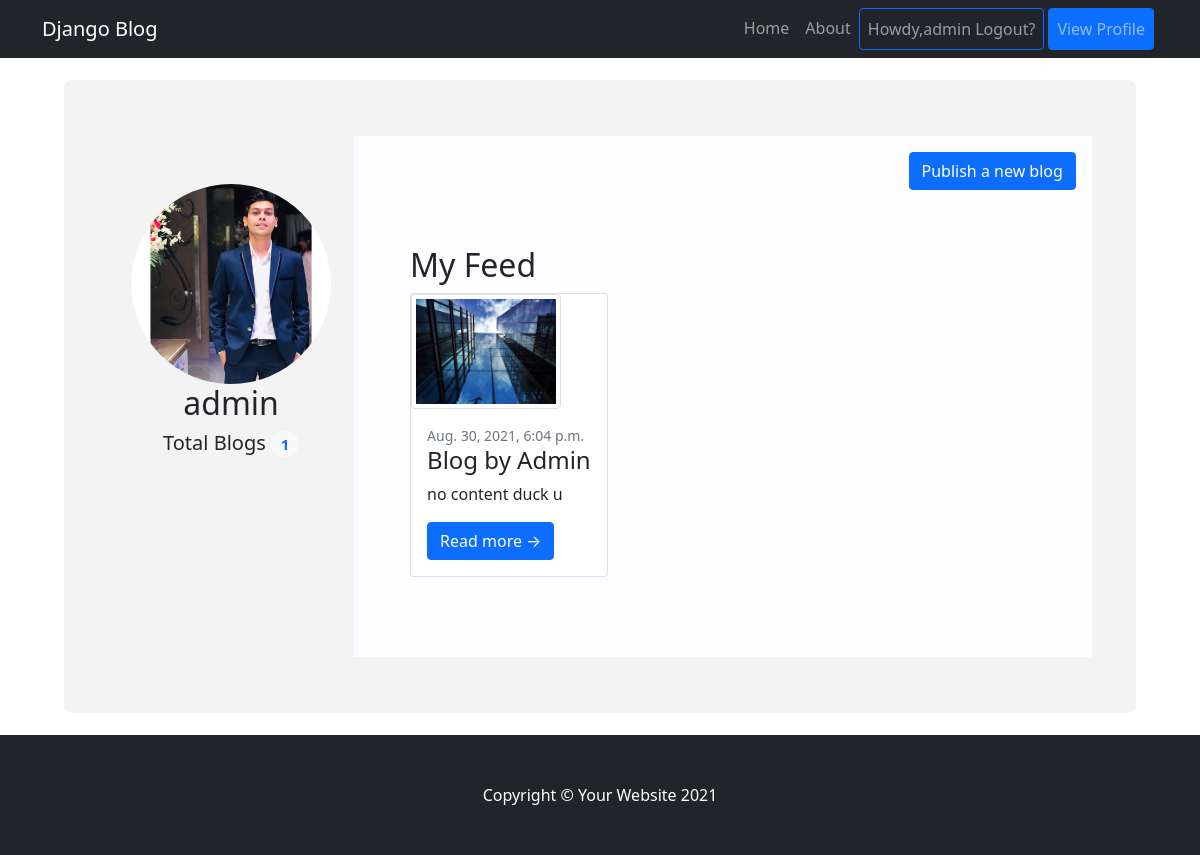
The app's page /profile/1 (signed in) with its own data.
### djangoblog/models.py (models this page shows)
class blog(models.Model):
    title= models.CharField(max_length=30,null=True)
    desc = models.CharField(max_length=2000,null=True)
    category = models.CharField(max_length=30,null=True)
    date = models.DateTimeField(auto_now_add=True,null=True)
    photo = models.FileField(upload_to='images/', null=True, verbose_name="")
    username = models.CharField(max_length=30,null=True)
    userid = models.CharField(max_length=30,null=True)

### djangoblog/views.py (the view)
# urls.py: path('profile/<str:pk>',views.profile, name="profile"),
def profile(req,pk):
    if req.user.is_authenticated:
        userr = User.objects.filter(id=pk).first()
        if userr is None:
            return redirect('/')
        else:
            specificblogs = blog.objects.filter(userid=pk).all()
            totalspecificblogs = blog.objects.filter(userid=pk).count()
            return render(req, 'profile.html', {'user':userr,'sblogs':specificblogs,'totalcount':totalspecificblogs})
    else:
        return redirect('/')

### templates/profile.html (shortened to what this page needs)
{% extends 'base.html' %}.
{% load static %}
{% block pagecontent %}
    <div class="container-fluid">
        <div class="container">
        <div style="background:#f3f3f3   !important; border-radius:1% ;padding:5%;margin:2%">
        <div class="row align-middle" style="background:#f3f3f3">
            <div class="col-md-3 d-flex justify-content-center" style="background:#f3f3f3">
                <div class="p-5" style="display:inline-block">
                    <div class="image">
                        <img class="rounded float-start" src="{% static 'images/raheel.jpg' %}" alt=""
                        height="200px" width="200px"
                        style="border-radius:50% !important"/>
                    </div>
                    <div class="name">
                        <h2 class="align-middle text-center">{{user.username}}</h2>
                        <h5 class="align-middle text-center">Total Blogs <span class="badge rounded-pill bg-light text-primary">{{totalcount}}</span></h5>
                    </div>
                </div>
            </div>
            <div class="col-md-9 p-2" style="background:#fdfdff">
            <div style="display:flex;justify-content: flex-end;">
                <div class="p-2">
                <a href="{{ user.id }}/addblog" class="btn btn-primary">Publish a new blog</a>
                </div>
            </div>
             <div class="p-5" style="display:inline-block">
                    <div class="name">
                        <h2 class="align-middle">My Feed</h2>
                    </div>
                        {%for specificblogs in sblogs%}
                            <div class="card mb-4">
                                <a href="#"><img class="img-thumbnail" src='{{specificblogs.photo}}' alt="..." height="250px" width="150px" /></a>
                                <div class="card-body">
                                    <div class="small text-muted">{{specificblogs.date}}</div>
                                    <h2 class="card-title h4">{{specificblogs.title}}</h2>
                                    <p class="card-text">{{specificblogs.desc|truncatewords:21}}</p>
                                    <a class="btn btn-primary" href="#!">Read more →</a>
                                </div>
                            </div>
                        {%endfor%}
                </div>
            </div>
        </div>
    </div>
    </div>
</div>
{% endblock pagecontent %}

### templates/base.html (shortened to what this page needs)
{% load static %}
<!DOCTYPE html>
<html lang="en">
    <head>
        <link href="{% static 'css/styles.css' %}" rel="stylesheet" />
    </head>
    <body>
        <nav class="navbar navbar-expand-lg navbar-dark bg-dark">
            <div class="container">
                <a class="navbar-brand" href="/">Django Blog</a>
                <div class="collapse navbar-collapse" id="navbarSupportedContent">
                    <ul class="navbar-nav ms-auto mb-2 mb-lg-0">
                        <li class="nav-item"><a class="nav-link" href="/">Home</a></li>
                        <li class="nav-item"><a class="nav-link" href="#!">About</a></li>
                         {% if user.is_authenticated %}
                            <li><a class="nav-link btn btn-outline-primary" href="/logout">Howdy,{{user.username}} Logout?</a></li>
                            <li class="nav-item mx-1"><a class="nav-link btn btn-primary" href="/profile/{{user.id}}">View Profile</a></li>
                            {% else %}
                                <li class="nav-item mx-1"><a class="nav-link btn btn-primary" href="/login">Login</a></li>
                                <li class="nav-item"><a class="nav-link btn btn-outline-primary" href="/signup">Create An Account</a></li>
                        {% endif %}
                    </ul>
                </div>
            </div>
        </nav>
     {% block pagecontent %}{% endblock pagecontent %}
        <footer class="py-5 bg-dark">
            <div class="container"><p class="m-0 text-center text-white">Copyright &copy; Your Website 2021</p></div>
        </footer>
    </body>
</html>

### records on screen
blog: photo (picture), date "Aug. 30, 2021, 6:04 p.m.", title "Blog by Admin", desc "no content duck u"

### other values on screen
{{ user.username }} "admin"
{{ totalcount }} "1"
